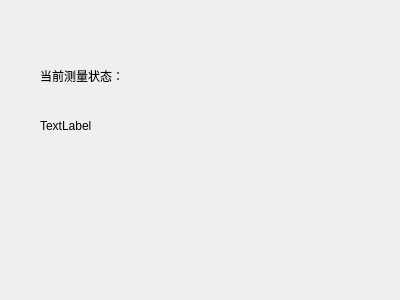
<?xml version="1.0" encoding="UTF-8"?>
<ui version="4.0">
 <class>Form</class>
 <widget class="QWidget" name="Form">
  <property name="geometry">
   <rect>
    <x>0</x>
    <y>0</y>
    <width>400</width>
    <height>300</height>
   </rect>
  </property>
  <property name="windowTitle">
   <string>Form</string>
  </property>
  <widget class="QLabel" name="label">
   <property name="geometry">
    <rect>
     <x>40</x>
     <y>60</y>
     <width>191</width>
     <height>31</height>
    </rect>
   </property>
   <property name="text">
    <string>当前测量状态：</string>
   </property>
  </widget>
  <widget class="QLabel" name="stateLabel">
   <property name="geometry">
    <rect>
     <x>40</x>
     <y>110</y>
     <width>331</width>
     <height>31</height>
    </rect>
   </property>
   <property name="text">
    <string>TextLabel</string>
   </property>
  </widget>
 </widget>
 <resources/>
 <connections/>
</ui>
